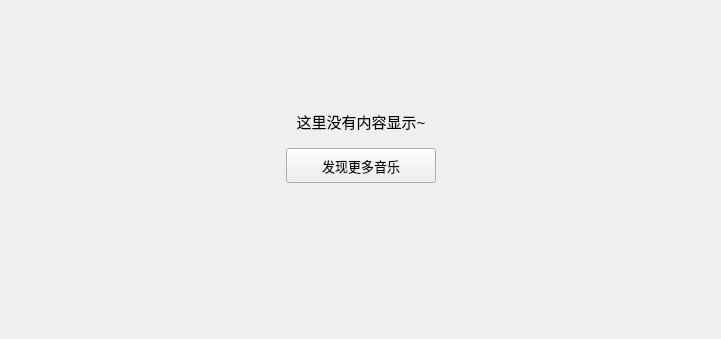
<?xml version="1.0" encoding="UTF-8"?>
<ui version="4.0">
 <class>DownloadedVideo</class>
 <widget class="QWidget" name="DownloadedVideo">
  <property name="geometry">
   <rect>
    <x>0</x>
    <y>0</y>
    <width>721</width>
    <height>339</height>
   </rect>
  </property>
  <property name="windowTitle">
   <string>DownloadedVideo</string>
  </property>
  <layout class="QVBoxLayout" name="verticalLayout">
   <item>
    <widget class="QWidget" name="table_widget" native="true">
     <layout class="QVBoxLayout" name="verticalLayout_2" stretch="2,1,3">
      <item>
       <spacer name="verticalSpacer_2">
        <property name="orientation">
         <enum>Qt::Vertical</enum>
        </property>
        <property name="sizeHint" stdset="0">
         <size>
          <width>20</width>
          <height>40</height>
         </size>
        </property>
       </spacer>
      </item>
      <item>
       <layout class="QGridLayout" name="gridLayout">
        <property name="verticalSpacing">
         <number>15</number>
        </property>
        <item row="0" column="0">
         <spacer name="horizontalSpacer_8">
          <property name="orientation">
           <enum>Qt::Horizontal</enum>
          </property>
          <property name="sizeHint" stdset="0">
           <size>
            <width>40</width>
            <height>20</height>
           </size>
          </property>
         </spacer>
        </item>
        <item row="0" column="1">
         <widget class="QLabel" name="prompt_label">
          <property name="font">
           <font>
            <pointsize>11</pointsize>
           </font>
          </property>
          <property name="text">
           <string>这里没有内容显示~</string>
          </property>
          <property name="scaledContents">
           <bool>false</bool>
          </property>
          <property name="alignment">
           <set>Qt::AlignBottom|Qt::AlignHCenter</set>
          </property>
         </widget>
        </item>
        <item row="0" column="2">
         <spacer name="horizontalSpacer_9">
          <property name="orientation">
           <enum>Qt::Horizontal</enum>
          </property>
          <property name="sizeHint" stdset="0">
           <size>
            <width>40</width>
            <height>20</height>
           </size>
          </property>
         </spacer>
        </item>
        <item row="1" column="0">
         <spacer name="horizontalSpacer_11">
          <property name="orientation">
           <enum>Qt::Horizontal</enum>
          </property>
          <property name="sizeHint" stdset="0">
           <size>
            <width>40</width>
            <height>20</height>
           </size>
          </property>
         </spacer>
        </item>
        <item row="1" column="1">
         <widget class="QPushButton" name="search_pushButton">
          <property name="minimumSize">
           <size>
            <width>150</width>
            <height>35</height>
           </size>
          </property>
          <property name="maximumSize">
           <size>
            <width>150</width>
            <height>35</height>
           </size>
          </property>
          <property name="font">
           <font>
            <pointsize>10</pointsize>
           </font>
          </property>
          <property name="cursor">
           <cursorShape>PointingHandCursor</cursorShape>
          </property>
          <property name="text">
           <string>发现更多音乐</string>
          </property>
         </widget>
        </item>
        <item row="1" column="2">
         <spacer name="horizontalSpacer_10">
          <property name="orientation">
           <enum>Qt::Horizontal</enum>
          </property>
          <property name="sizeHint" stdset="0">
           <size>
            <width>40</width>
            <height>20</height>
           </size>
          </property>
         </spacer>
        </item>
       </layout>
      </item>
      <item>
       <spacer name="verticalSpacer">
        <property name="orientation">
         <enum>Qt::Vertical</enum>
        </property>
        <property name="sizeHint" stdset="0">
         <size>
          <width>20</width>
          <height>40</height>
         </size>
        </property>
       </spacer>
      </item>
     </layout>
    </widget>
   </item>
  </layout>
 </widget>
 <resources/>
 <connections/>
</ui>
